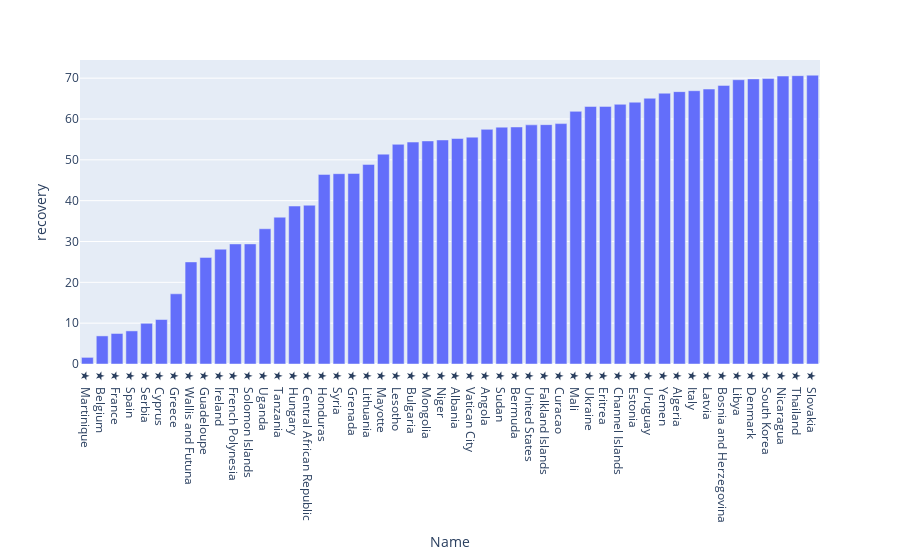

The notebook cell saved with this chart:
### Code cell
def recovery_mortality_plot():
    
    name = ['recovery','mortality']
    Value=[True,False]
    
    for i,j in zip(name,Value):
        
        world_fig = px.bar(world_df.sort_values(i, ascending=j).head(50), x = 'Name' , y = i)
        world_fig.show()
        
recovery_mortality_plot()

### Figure 1 — Plotly figure (JSON) as saved in the notebook; plotly's stock layout.template omitted (floating-point values rounded to 4 significant figures)
{"data": [{"alignmentgroup": "True", "hovertemplate": "Name=%{x}<br>recovery=%{y}<extra></extra>", "legendgroup": "", "marker": {"color": "#636efa"}, "name": "", "offsetgroup": "", "orientation": "v", "showlegend": false, "textposition": "auto", "type": "bar", "x": ["★  Martinique", "★  Belgium", "★  France", "★  Spain", "★  Serbia", "★  Cyprus", "★  Greece", "★  Wallis and Futuna", "★  Guadeloupe", "★  Ireland", "★  French Polynesia", "★  Solomon Islands", "★  Uganda", "★  Tanzania", "★  Hungary", "★  Central African Republic", "★  Honduras", "★  Syria", "★  Grenada", "★  Lithuania", "★  Mayotte", "★  Lesotho", "★  Bulgaria", "★  Mongolia", "★  Niger", "★  Albania", "★  Vatican City", "★  Angola", "★  Sudan", "★  Bermuda", "★  United States", "★  Falkland Islands", "★  Curacao", "★  Mali", "★  Ukraine", "★  Eritrea", "★  Channel Islands", "★  Estonia", "★  Uruguay", "★  Yemen", "★  Algeria", "★  Italy", "★  Latvia", "★  Bosnia and Herzegovina", "★  Libya", "★  Denmark", "★  South Korea", "★  Nicaragua", "★  Thailand", "★  Slovakia"], "xaxis": "x", "y": [1.62, 6.881, 7.473, 8.107, 9.969, 10.89, 17.19, 25, 26.11, 28.12, 29.41, 29.41, 33.12, 35.95, 38.69, 38.88, 46.43, 46.61, 46.67, 48.88, 51.4, 53.8, 54.35, 54.63, 54.87, 55.22, 55.56, 57.46, 58.0, 58.05, 58.57, 58.62, 58.87, 61.87, 63.07, 63.09, 63.6, 64.11, 65.08, 66.32, 66.7, 66.93, 67.34, 68.23, 69.62, 69.83, 69.91, 70.52, 70.61, 70.73], "yaxis": "y"}], "layout": {"barmode": "relative", "legend": {"tracegroupgap": 0}, "margin": {"t": 60}, "xaxis": {"anchor": "y", "domain": [0, 1], "title": {"text": "Name"}}, "yaxis": {"anchor": "x", "domain": [0, 1], "title": {"text": "recovery"}}}}
